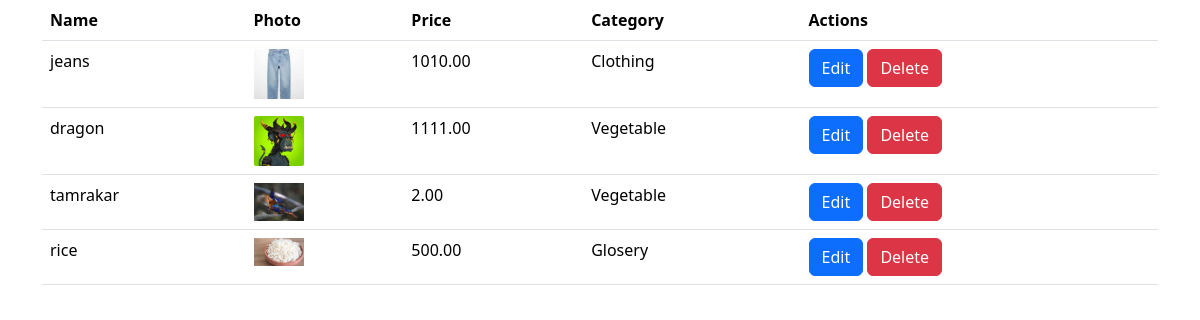
The page /list/product on the database its author committed.
### catalog/models.py (models this page shows, shortened)
class Product(models.Model):
    name =  models.CharField(max_length=225)
    price = models.DecimalField(max_digits=10, decimal_places=2)
    category = models.ForeignKey(Category, on_delete=models.CASCADE)
    photo = models.FileField(upload_to='uploads/')

class Category(models.Model):
    name = models.CharField(max_length=255)

### catalog/views.py (the view)
# urls.py: path('list/product', views.list_product , name='list_product'),
def list_product(request):
    products = Product.objects.all()
    context_dir ={
        'products':products
    }
    return render(request,"list_product.html",context_dir )

### catalog/templates/list_product.html (shortened to what this page needs)
<!DOCTYPE html>
<html>
  <head>
    <link rel="stylesheet" href="" />
    <link
      href="https://cdn.jsdelivr.net/npm/bootstrap@5.3.3/dist/css/bootstrap.min.css"
      rel="stylesheet"
    />
  </head>
  <body>
    <div class="container">
      <div class="row">
        <div class="col-md-12">
          <table class="table">
            <thead>
              <tr>
                <th>Name</th>
                <th>Photo</th>
                <th>Price</th>
                <th>Category</th>
                <th>Actions</th>
              </tr>
            </thead>
            <tbody>
              {% for product in products %}
              <tr>
                <td>{{product.name}}</td>
                <td>
                  <img
                    src="{{product.photo.url}}"
                    style="width: 50px; height: auto"
                    ,alt=""
                  />
                </td>
                <td>{{product.price}}</td>
                <td>{{product.category.name}}</td>
                <td>
                  <a href ="{% url 'update_product' product.id %}" class="btn btn-primary">Edit</a>
                  <form method ="POST" action="{% url 'delete_product' product.id %}" style = "display: inline;">
                    <button type="submit" class="btn btn-danger">Delete</button>
                </td>
              </tr>
              {% endfor %}
            </tbody>
          </table>
        </div>
      </div>
    </div>
  </body>
</html>

### rows shown on the page
Product: name "jeans", photo (picture), price "1010.00", category.name "Clothing"
Product: name "dragon", photo (picture), price "1111.00", category.name "Vegetable"
Product: name "tamrakar", photo (picture), price "2.00", category.name "Vegetable"
Product: name "rice", photo (picture), price "500.00", category.name "Glosery"
